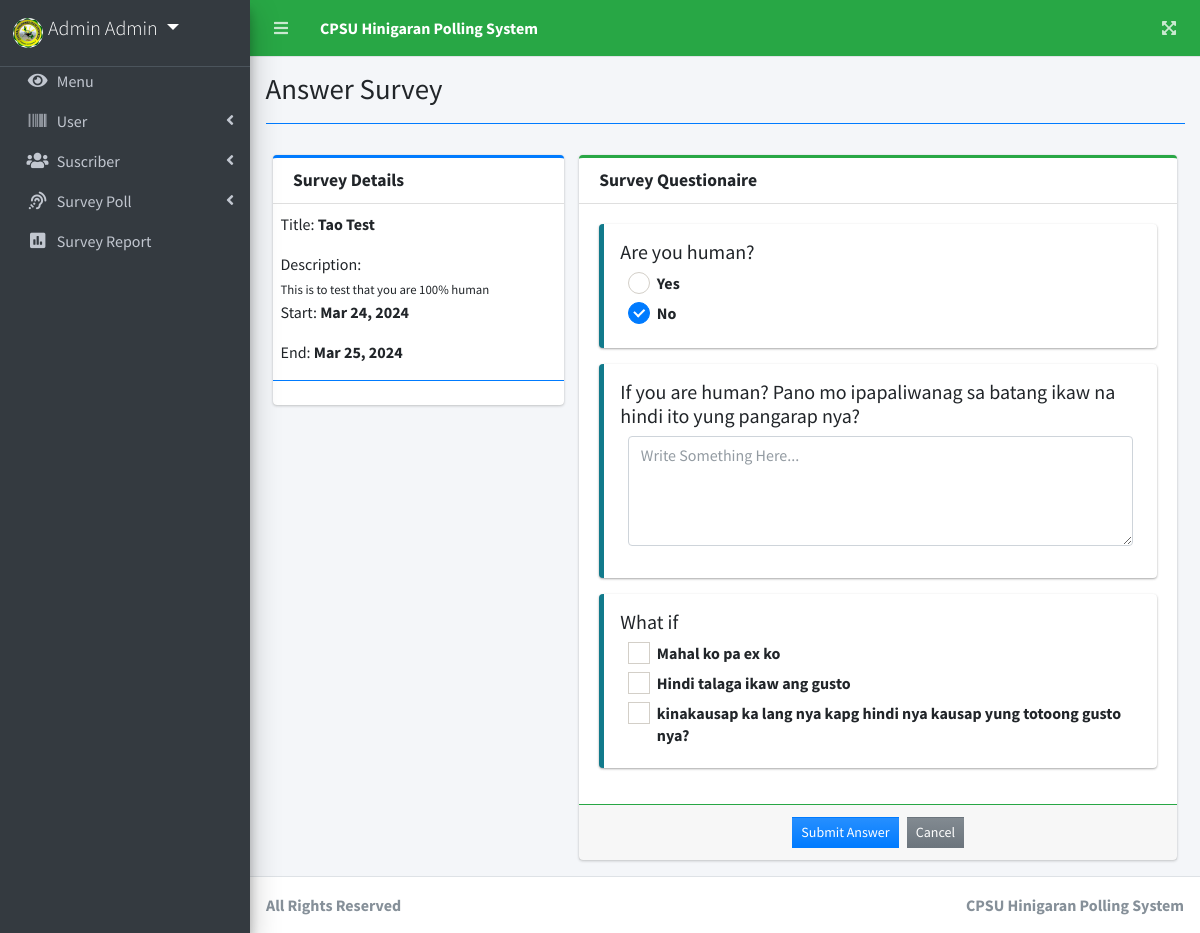
/index.php?page=answer_survey&id=9 (signed in), run on the app's committed database.
### tables this page shows
CREATE TABLE `questions` (
  `id` int(30) NOT NULL,
  `question` text NOT NULL,
  `frm_option` text NOT NULL,
  `type` varchar(50) NOT NULL,
  `order_by` int(11) NOT NULL,
  `survey_id` int(30) NOT NULL,
  `date_created` datetime NOT NULL DEFAULT current_timestamp()
);

### answer_survey.php (the view, shortened to what this page needs)
<?php include 'db_connect.php' ?>
<?php
$qry = $conn->query("SELECT * FROM survey_set where id = ".$_GET['id'])->fetch_array();
foreach($qry as $k => $v){
	if($k == 'title')
		$k = 'stitle';
}
?>
<div class="col-lg-12">
	<div class="row">
		<div class="col-md-4">
			<div class="card card-outline card-primary">
				<div class="card-header">
					<h3 class="card-title"><b>Survey Details</b></h3>
				</div>
				<div class="card-body p-0 py-2">
					<div class="container-fluid">
						<p>Title: <b><?php echo $stitle ?></b></p>
						<p class="mb-0">Description:</p>
						<small><?php echo $description; ?></small>
						<p>Start: <b><?php echo date("M d, Y",strtotime($start_date)) ?></b></p>
						<p>End: <b><?php echo date("M d, Y",strtotime($end_date)) ?></b></p>
					</div>
					<hr class="border-primary">
				</div>
			</div>
		</div>
		<div class="col-md-8">
			<div class="card card-outline card-success">
				<div class="card-header">
					<h3 class="card-title"><b>Survey Questionaire</b></h3>
				</div>
				<form action="" id="manage-survey">
				<div class="card-body ui-sortable">
					<?php
					$question = $conn->query("SELECT * FROM questions where survey_id = $id order by abs(order_by) asc,abs(id) asc");
					while($row=$question->fetch_assoc()):
					?>
					<div class="callout callout-info">
						<h5><?php echo $row['question'] ?></h5>
						<div class="col-md-12">
							<?php
								if($row['type'] == 'radio_opt'):
									foreach(json_decode($row['frm_option']) as $k => $v):
							?>
							<div class="icheck-primary">
		                        <label for="option_<?php echo $k ?>"><?php echo $v ?></label>
		                     </div>
								<?php endforeach; ?>
						<?php elseif($row['type'] == 'check_opt'):
									foreach(json_decode($row['frm_option']) as $k => $v):
							?>
							<div class="icheck-primary">
		                        <label for="option_<?php echo $k ?>"><?php echo $v ?></label>
		                     </div>
								<?php endforeach; ?>
						<?php else: ?>
							<div class="form-group">
								<textarea name="answer[<?php echo $row['id'] ?>]" id="" cols="30" rows="4" class="form-control" placeholder="Write Something Here..." ></textarea>
							</div>
						<?php endif; ?>
						</div>
					</div>
					<?php endwhile; ?>
				</div>
				</form>
				<div class="card-footer border-top border-success">
					<div class="d-flex w-100 justify-content-center">
						<button class="btn btn-sm btn-flat bg-gradient-primary mx-1" form="manage-survey">Submit Answer</button>
						<button class="btn btn-sm btn-flat bg-gradient-secondary mx-1" type="button" onclick="location.href = 'index.php?page=survey_widget'">Cancel</button>
					</div>
				</div>
			</div>
		</div>
	</div>
</div>

### data on the page
questions: question "Are you human?", frm_option "Yes", frm_option "No"
questions: question "If you are human? Pano mo ipapaliwanag sa batang ikaw na hindi ito yung pangarap nya?", id "Write Something Here..."
questions: question "What if", frm_option "Mahal ko pa ex ko", frm_option "Hindi talaga ikaw ang gusto", frm_option "kinakausap ka lang nya kapg hindi nya kausap yung totoong gusto nya?"

### other printed values
$_SESSION['login_firstname'].' '.$_SESSION['login_lastname'] "Admin Admin"
$title "Answer Survey"
$stitle "Tao Test"
$description "This is to test that you are 100% human"
date("M d, Y",strtotime($start_date)) "Mar 24, 2024"
date("M d, Y",strtotime($end_date)) "Mar 25, 2024"
